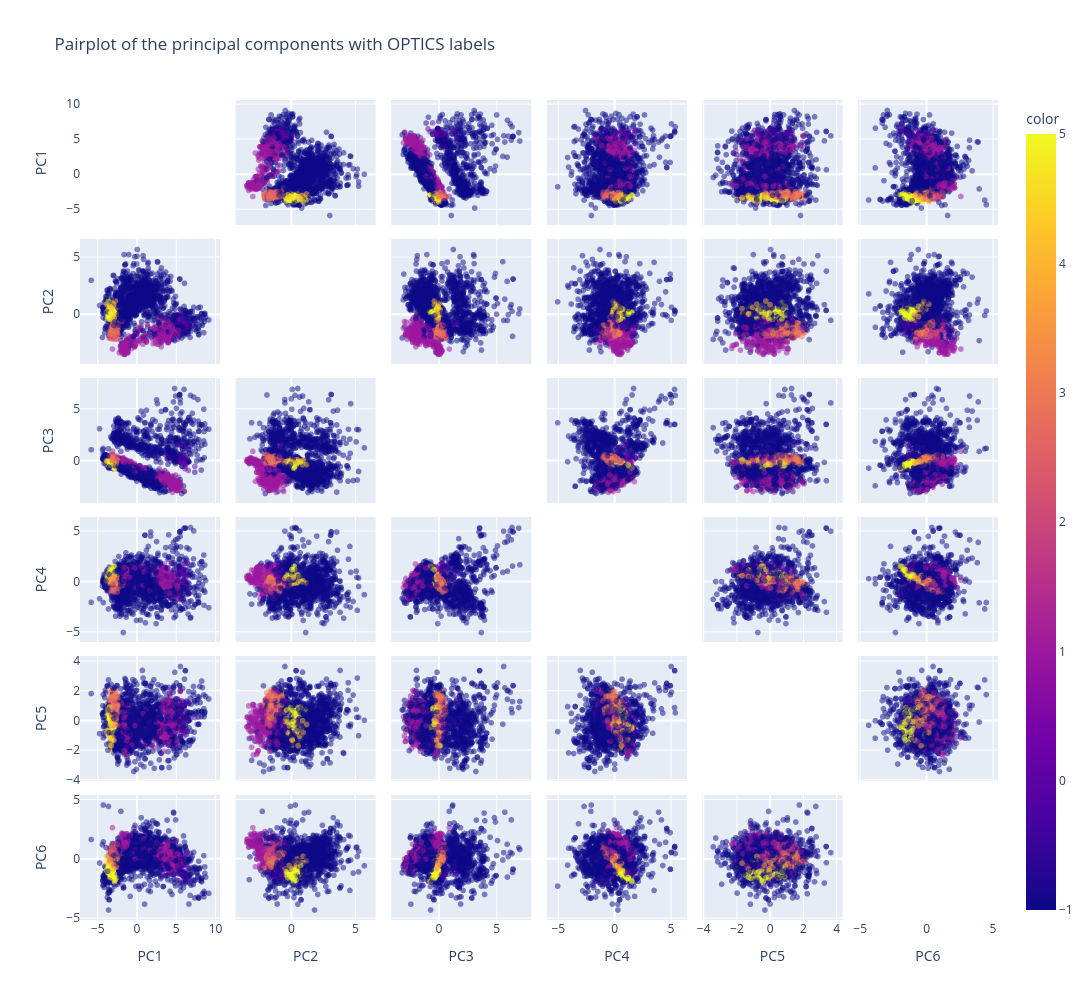

Notebook code cell kept with this figure:
### Markdown cell above
<div class="alert alert-block alert-info">
<a id = cwpca><h2>Clustering with PCA Analysis</h2></a>
<a id = optics><h3>DBSCAN/OPTICS with PCA</h3></a>

In the following, we will perform OPTICS clustering with mostly the same parameters. The xi value is set to 0.45, and the number of minimum points in a cluster is set to 40 again. However, the number of points to consider a point a core point is set to 8, according to the earlier explained rule of thumb. We will create, at first, a reachability plot and, secondly, a pairplot where we plot all principal components against each other using coloring for the assigned clusters by the OPTICS algorithm.
</div>

### Code cell
# optics, we choose min_cluster_size=50 because we want to have at least 50 data points in a cluster
model_opt_pca = OPTICS(min_samples=8, xi=0.045, min_cluster_size=40, metric='euclidean')
model_opt_pca.fit(pca_data)


reachability = model_opt_pca.reachability_[model_opt_pca.ordering_]
classes = model_opt_pca.labels_[model_opt_pca.ordering_]

# same plot with plotly express
fig = px.scatter(x=range(len(reachability)), y=reachability, color=classes, title=f'Reachability plot with OPTICS params min_samples={8}, xi=0.04, min_cluster_size=40')
fig.update_layout(height=height, width=width)
# show
fig.show(renderer='png')

optics_labels = model_opt_pca.labels_

# pairplot plotly, make a square 
fig = px.scatter_matrix(pca_data, dimensions=['PC1', 'PC2', 'PC3', 'PC4', 'PC5', 'PC6'], color=optics_labels, title='Pairplot of the principal components with OPTICS labels', opacity=0.5)
fig.update_layout(height=height, width=width)

fig.update_layout(
    height=1000,  # set a desired height
    width=1800,  # and width
    xaxis=dict(scaleanchor="y", scaleratio=1),  # make x-axis square
    yaxis=dict(scaleanchor="x", scaleratio=1),  # make y-axis square
    autosize=True
)

fig.update_traces(diagonal_visible=False)
fig.show()

data_cleaned['Cluster'] = optics_labels

### Figure 1 — Plotly figure (JSON) as saved in the notebook; plotly's stock layout.template omitted (floating-point values rounded to 4 significant figures; data arrays with more than 128 entries replaced by an {"elided": "..."} marker saying what was removed)
{"data": [{"diagonal": {"visible": false}, "dimensions": [{"axis": {"matches": true}, "label": "PC1", "values": {"elided": "2203 float values"}}, {"axis": {"matches": true}, "label": "PC2", "values": {"elided": "2203 float values"}}, {"axis": {"matches": true}, "label": "PC3", "values": {"elided": "2203 float values"}}, {"axis": {"matches": true}, "label": "PC4", "values": {"elided": "2203 float values"}}, {"axis": {"matches": true}, "label": "PC5", "values": {"elided": "2203 float values"}}, {"axis": {"matches": true}, "label": "PC6", "values": {"elided": "2203 float values"}}], "hovertemplate": "%{xaxis.title.text}=%{x}<br>%{yaxis.title.text}=%{y}<br>color=%{marker.color}<extra></extra>", "legendgroup": "", "marker": {"color": {"elided": "2203 int values"}, "coloraxis": "coloraxis", "opacity": 0.5, "symbol": "circle"}, "name": "", "showlegend": false, "type": "splom"}], "layout": {"autosize": true, "coloraxis": {"colorbar": {"title": {"text": "color"}}, "colorscale": [[0, "#0d0887"], [0.1111, "#46039f"], [0.2222, "#7201a8"], [0.3333, "#9c179e"], [0.4444, "#bd3786"], [0.5556, "#d8576b"], [0.6667, "#ed7953"], [0.7778, "#fb9f3a"], [0.8889, "#fdca26"], [1, "#f0f921"]]}, "dragmode": "select", "height": 1000, "legend": {"tracegroupgap": 0}, "title": {"text": "Pairplot of the principal components with OPTICS labels"}, "width": 1800, "xaxis": {"scaleanchor": "y", "scaleratio": 1}, "yaxis": {"scaleanchor": "x", "scaleratio": 1}}}
